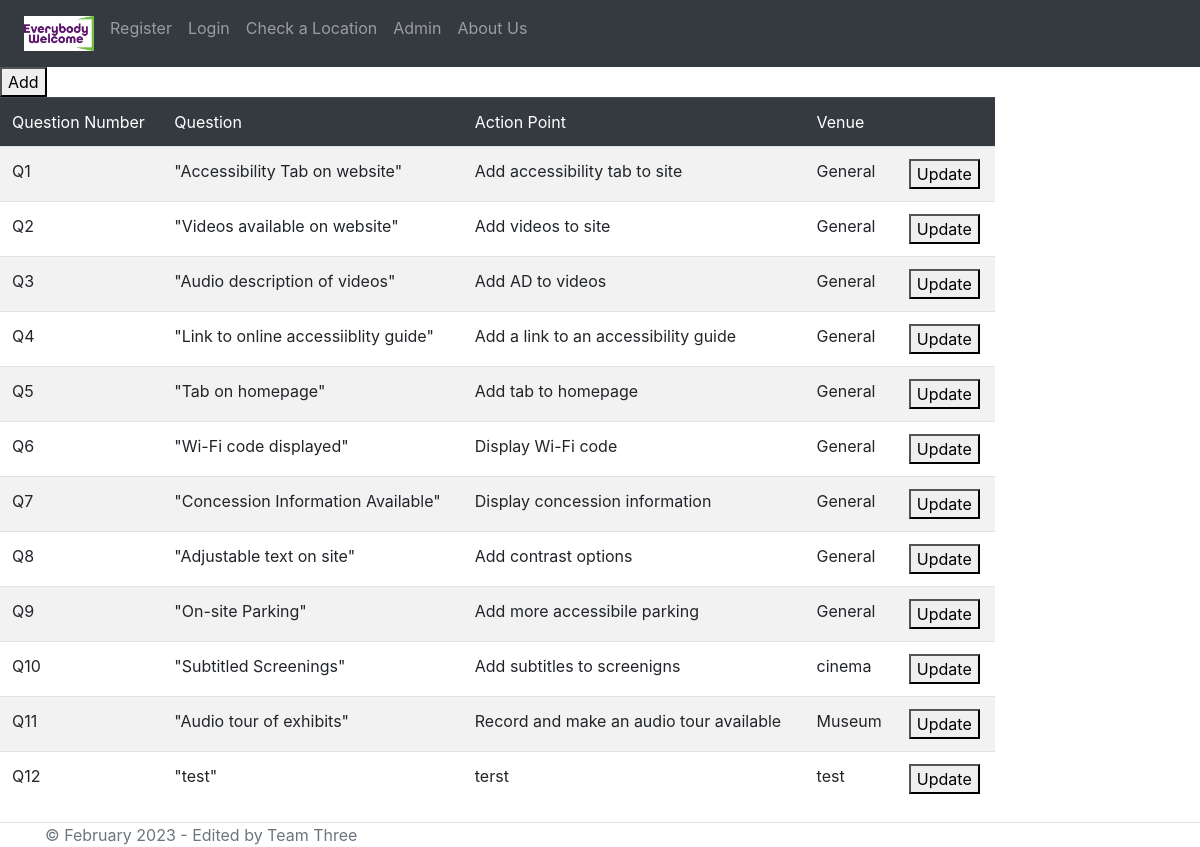
The app's page /QuestionUpdater.php, older data.
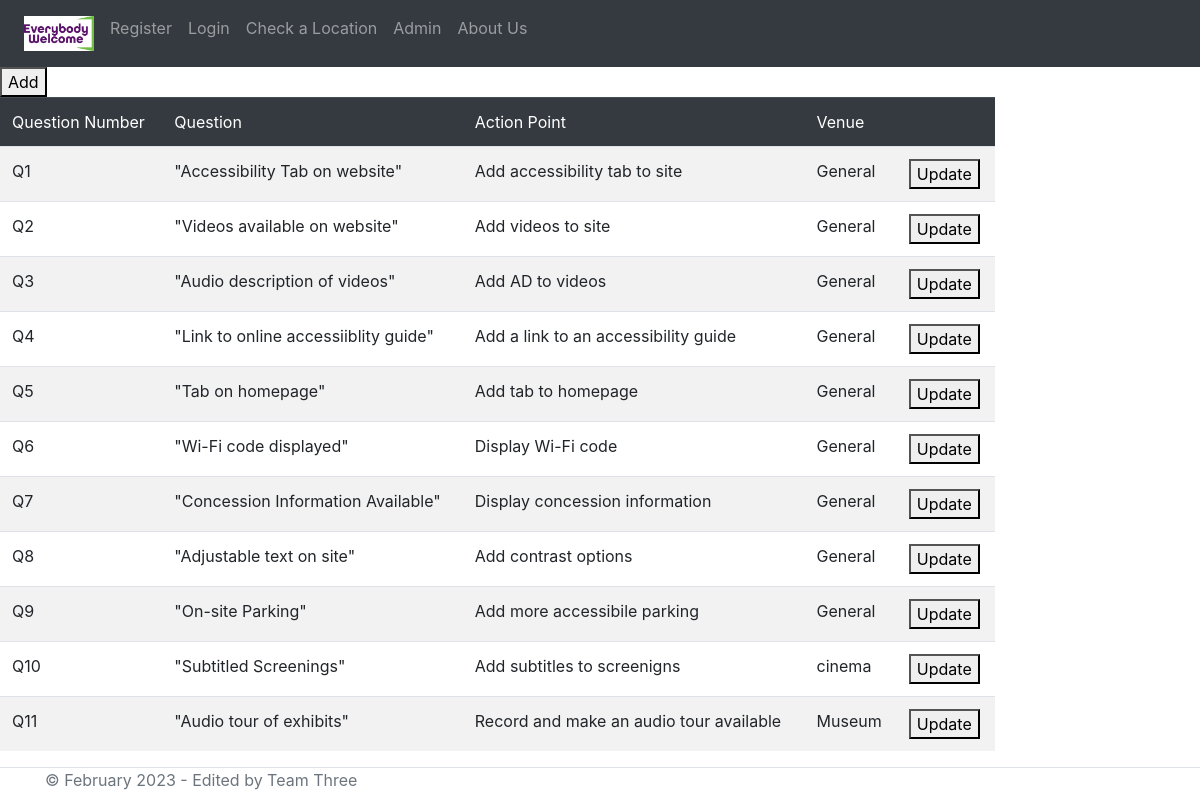
The same page, newer data.
### tables this page shows
CREATE TABLE "Checklist" (
QuestionNo VARCHAR(10) PRIMARY KEY,
Question TEXT,
ActionPoint TEXT,
Venue TEXT
);

### QuestionUpdater.php (the view, shortened to what this page needs)
<?php include("NavigationBar.php");
function getQs()
{
  $db = new SQLite3('ActionPoints.db');
  $stmt = $db->prepare('SELECT * FROM Checklist');
  $result = $stmt->execute();
  $arrayResult = [];
  while ($row = $result->fetchArray()){
      $arrayResult [] = $row;
  }
  return $arrayResult;
}
?>
<head>
<form action="AddQ.php">
<button type="submit" name="Add">Add</button>
</form>
<body class="bgColor">
<div class="row">
            <div class="col-10">
                <table class="table table-striped">
                    <thead class="table-dark">
                        <td>Question Number</td>
                        <td>Question</td>
                        <td>Action Point</td>
                        <td>Venue</td>
                        <td></td>
                    </thead>
                    <?php
                    $user = (getQs());
                        for ($i=0; $i<count($user); $i++):
                    ?>
                    <tr>
                        <td><?php echo $user[$i]['QuestionNo']?></td>
                        <td><?php echo '"' . $user[$i]['Question'] . '"'?></td>
                        <td><?php echo $user[$i]['ActionPoint']?></td>
                        <td><?php echo $user[$i]['Venue']?></td>
                        <td>
                            <form action="update.php?questionNo=<?php echo $user[$i]['QuestionNo']?>" method=get>
                            <button type="submit" name="update">Update</button>
                        </form>
                        </td>
                    </tr>
                    <?php endfor;?>
                </table>
            </div>
        </div>
</body>
<?php
    include("footer.php");
?>

### NavigationBar.php (shortened to what this page needs)
<!doctype html>
<html lang="en">
  <head>
    <link rel="stylesheet" href="https://stackpath.bootstrapcdn.com/bootstrap/4.3.1/css/bootstrap.min.css">
  </head>
<body class="bgColor">
    <header>
    <nav class="navbar navbar-expand navbar-dark bg-dark">
      <div class="collapse navbar-collapse" id="navbarsExample02">
        <ul class="navbar-nav mr-auto">
          <li class="nav-item">
            <a class="nav-link" href="Homepage.php"><img src="logo2.jpg" width = 70 height = 35></a>
          </li>
          <li class="nav-item">
            <a class="nav-link" href="Details.php">Register</a>
          </li>
          <li class="nav-item">
            <a class="nav-link" href="Login.php">Login</a>
          </li>
          <li class="nav-item">
            <a class="nav-link" href="CheckVenue.php">Check a Location</a>
          </li>
          <li class="nav-item">
            <a class="nav-link" href="AdminLogin.php">Admin</a>
          </li>
          <li class="nav-item">
            <a class="nav-link" href="AboutUs.php">About Us</a>
          </li>
        </ul>
      </div>
    </nav>
    </header>

### Footer.php (shortened to what this page needs)
    <footer  class="border-top footer text-muted">
            <div class="container">
                &copy; February 2023 - Edited by Team Three
            </div>
    </footer>
</body>
</html>

Row changes from the older to the newer data that the page shows:
removed checklist: QuestionNo "Q12", Question "test", ActionPoint "terst", Venue "test"
